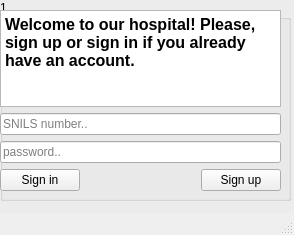
<?xml version="1.0" encoding="UTF-8"?>
<ui version="4.0">
 <class>Initialization</class>
 <widget class="QMainWindow" name="Initialization">
  <property name="enabled">
   <bool>true</bool>
  </property>
  <property name="geometry">
   <rect>
    <x>0</x>
    <y>0</y>
    <width>294</width>
    <height>235</height>
   </rect>
  </property>
  <property name="windowTitle">
   <string>Initialization</string>
  </property>
  <property name="autoFillBackground">
   <bool>false</bool>
  </property>
  <property name="tabShape">
   <enum>QTabWidget::Rounded</enum>
  </property>
  <widget class="QWidget" name="centralwidget">
   <widget class="QGroupBox" name="groupBox">
    <property name="geometry">
     <rect>
      <x>-30</x>
      <y>-20</y>
      <width>611</width>
      <height>461</height>
     </rect>
    </property>
    <property name="tabletTracking">
     <bool>false</bool>
    </property>
    <property name="title">
     <string>first</string>
    </property>
    <widget class="QGroupBox" name="groupBox_2">
     <property name="geometry">
      <rect>
       <x>30</x>
       <y>20</y>
       <width>291</width>
       <height>201</height>
      </rect>
     </property>
     <property name="title">
      <string>1</string>
     </property>
     <widget class="QWidget" name="">
      <property name="geometry">
       <rect>
        <x>0</x>
        <y>10</y>
        <width>281</width>
        <height>181</height>
       </rect>
      </property>
      <layout class="QVBoxLayout" name="verticalLayout_3">
       <item>
        <widget class="QTextEdit" name="textEdit">
         <property name="readOnly">
          <bool>true</bool>
         </property>
         <property name="html">
          <string>&lt;!DOCTYPE HTML PUBLIC &quot;-//W3C//DTD HTML 4.0//EN&quot; &quot;http://www.w3.org/TR/REC-html40/strict.dtd&quot;&gt;
&lt;html&gt;&lt;head&gt;&lt;meta name=&quot;qrichtext&quot; content=&quot;1&quot; /&gt;&lt;style type=&quot;text/css&quot;&gt;
p, li { white-space: pre-wrap; }
&lt;/style&gt;&lt;/head&gt;&lt;body style=&quot; font-family:'MS Shell Dlg 2'; font-size:8.25pt; font-weight:400; font-style:normal;&quot;&gt;
&lt;p style=&quot; margin-top:0px; margin-bottom:0px; margin-left:0px; margin-right:0px; -qt-block-indent:0; text-indent:0px;&quot;&gt;&lt;span style=&quot; font-size:12pt; font-weight:600;&quot;&gt;Welcome to our hospital! Please, sign up or sign in if you already have an account.&lt;/span&gt;&lt;/p&gt;&lt;/body&gt;&lt;/html&gt;</string>
         </property>
        </widget>
       </item>
       <item>
        <spacer name="verticalSpacer_3">
         <property name="orientation">
          <enum>Qt::Vertical</enum>
         </property>
         <property name="sizeHint" stdset="0">
          <size>
           <width>20</width>
           <height>40</height>
          </size>
         </property>
        </spacer>
       </item>
       <item>
        <layout class="QVBoxLayout" name="verticalLayout_2">
         <item>
          <widget class="QLineEdit" name="lineEdit">
           <property name="text">
            <string/>
           </property>
           <property name="placeholderText">
            <string>SNILS number..</string>
           </property>
          </widget>
         </item>
         <item>
          <spacer name="verticalSpacer_2">
           <property name="orientation">
            <enum>Qt::Vertical</enum>
           </property>
           <property name="sizeHint" stdset="0">
            <size>
             <width>20</width>
             <height>40</height>
            </size>
           </property>
          </spacer>
         </item>
         <item>
          <layout class="QVBoxLayout" name="verticalLayout">
           <item>
            <widget class="QLineEdit" name="lineEdit_2">
             <property name="text">
              <string/>
             </property>
             <property name="placeholderText">
              <string>password..</string>
             </property>
            </widget>
           </item>
           <item>
            <spacer name="verticalSpacer">
             <property name="orientation">
              <enum>Qt::Vertical</enum>
             </property>
             <property name="sizeHint" stdset="0">
              <size>
               <width>20</width>
               <height>40</height>
              </size>
             </property>
            </spacer>
           </item>
           <item>
            <layout class="QHBoxLayout" name="horizontalLayout">
             <item>
              <widget class="QPushButton" name="pushButton_2">
               <property name="text">
                <string>Sign in</string>
               </property>
              </widget>
             </item>
             <item>
              <spacer name="horizontalSpacer">
               <property name="orientation">
                <enum>Qt::Horizontal</enum>
               </property>
               <property name="sizeHint" stdset="0">
                <size>
                 <width>108</width>
                 <height>20</height>
                </size>
               </property>
              </spacer>
             </item>
             <item>
              <widget class="QPushButton" name="pushButton">
               <property name="text">
                <string>Sign up</string>
               </property>
              </widget>
             </item>
            </layout>
           </item>
          </layout>
         </item>
        </layout>
       </item>
      </layout>
     </widget>
    </widget>
   </widget>
  </widget>
  <widget class="QMenuBar" name="menubar">
   <property name="geometry">
    <rect>
     <x>0</x>
     <y>0</y>
     <width>294</width>
     <height>21</height>
    </rect>
   </property>
  </widget>
  <widget class="QStatusBar" name="statusbar"/>
 </widget>
 <resources/>
 <connections/>
</ui>
